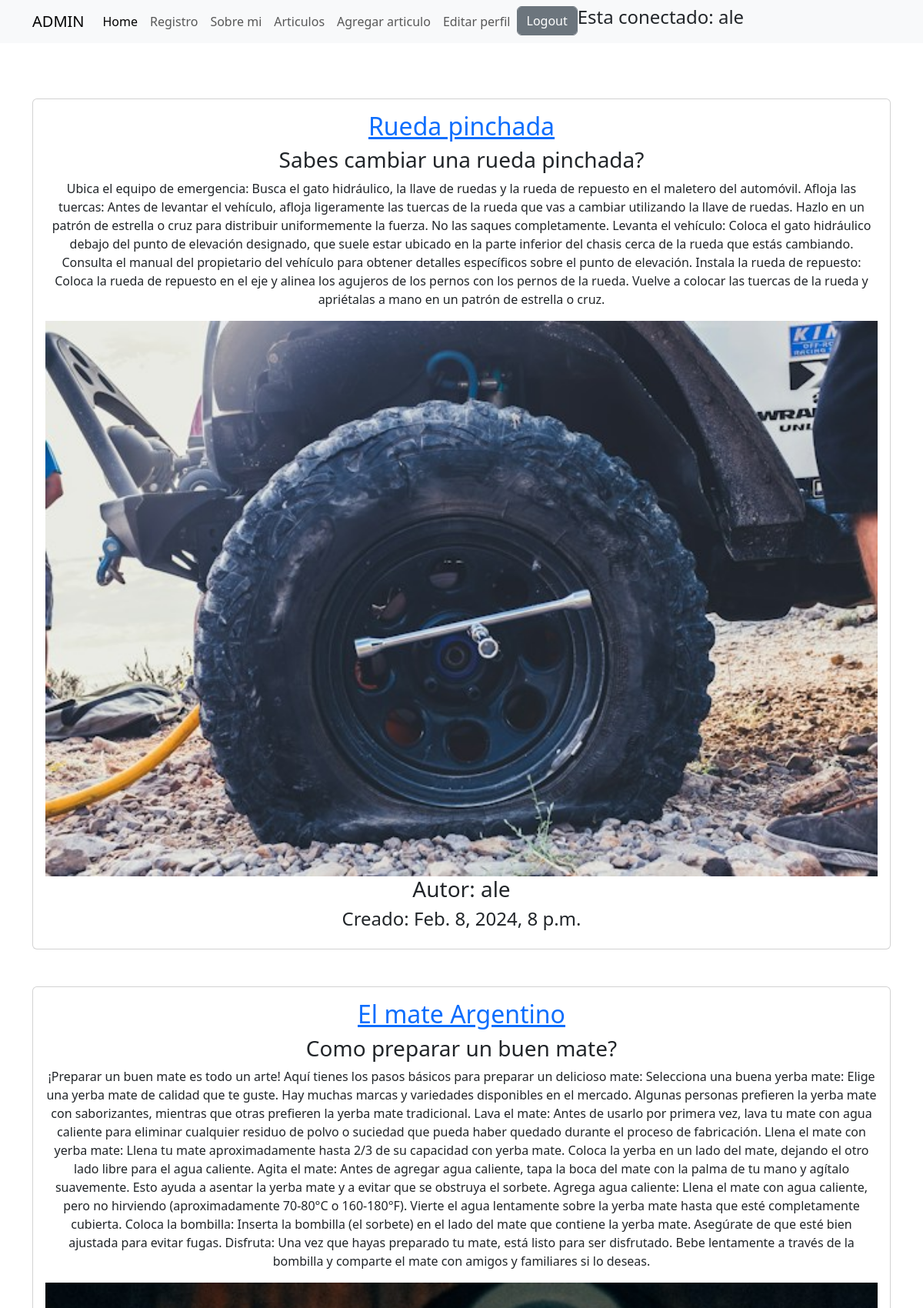
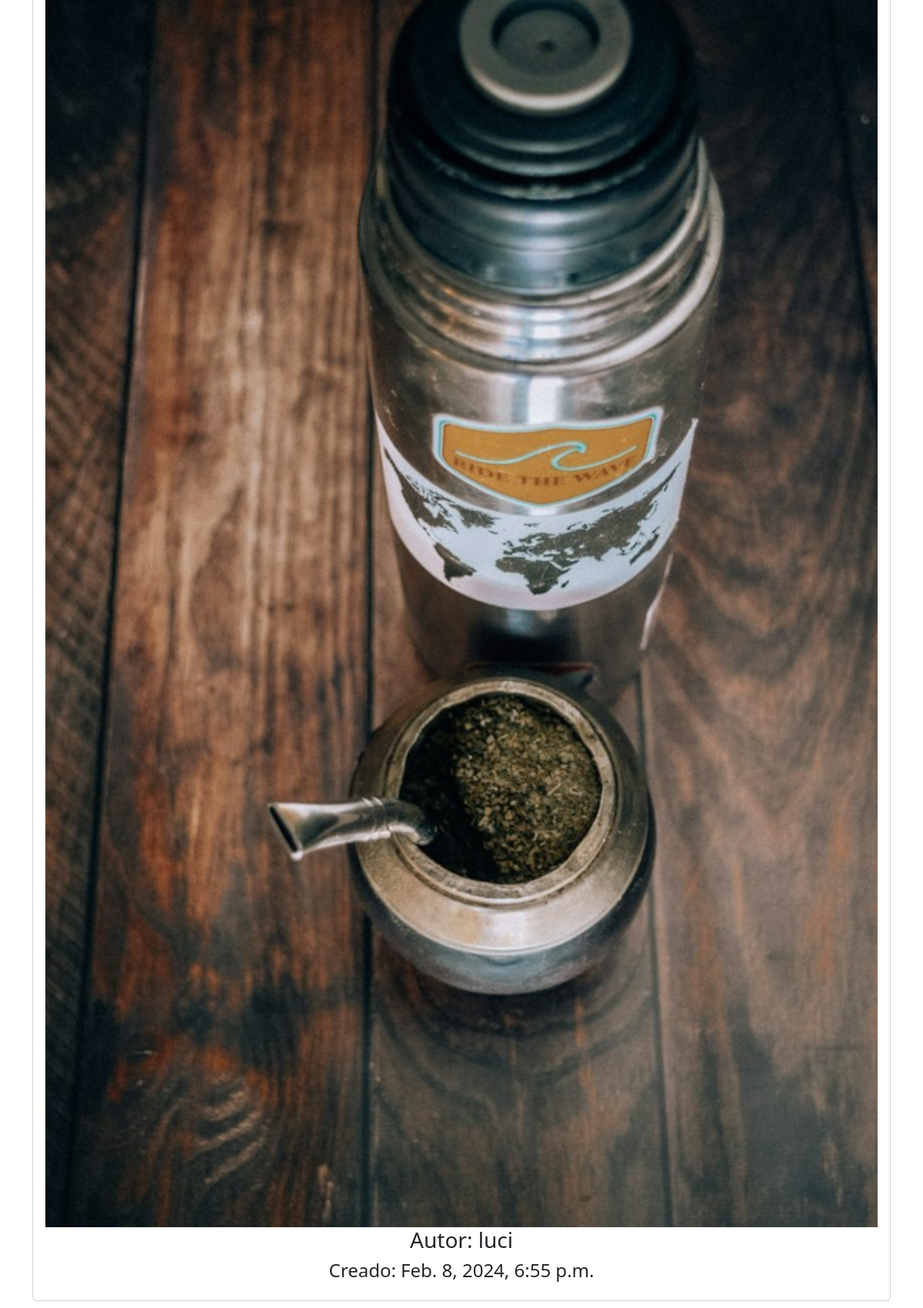
The page /todosArticulos/ (signed in, upper part) on the database its author committed (2 pictures, top to bottom).
### AlexBlog/models.py (models this page shows, shortened)
class Entrada(models.Model):
    titulo = models.CharField(max_length=50)
    subtitulo = models.CharField(max_length=50)
    cuerpo = models.TextField(max_length=1500)
    imagen = models.ImageField('Imagen del articulo.', blank=True, null= True, upload_to= '', max_length= 200, default= 'imagenDefault.jpg')
    autor = models.ForeignKey(User, on_delete=models.CASCADE)
    fecha = models.DateTimeField(auto_now_add=True, editable=False)

### AlexBlog/views.py (the view)
# urls.py: path("todosArticulos/", VerArticulos.as_view(), name="verArticulos"),
class VerArticulos(ListView,LoginRequiredMixin):
    model = Entrada
    template_name = 'todosArticulos.html'
    context_object_name = 'articulos'
    ordering = ['-fecha']

### templates/todosArticulos.html
{% extends 'index.html' %}
{% block content %}
<div class="container">
    {% for elemento in articulos %}
    <section class="row">
        <article class="card card-body text-center my-4">
            <a href="{% url 'articuloDetalle' elemento.pk %}">
                <h2>{{ elemento.titulo }}</h2>
            </a>
            <h3>{{ elemento.subtitulo }}</h3>
            <p>{{ elemento.cuerpo }}</p>
            <img src="{{ elemento.imagen.url }}" alt="imagenArticulo">
            <h3>Autor: {{ elemento.autor}} </h3>
            <h4>Creado: {{ elemento.fecha}}</h4>
        </article>
    </section>
    {% endfor %}
</div>
{% endblock %}

### templates/index.html (shortened to what this page needs)
<!DOCTYPE html>
<html lang="en">
<head>
    <link rel="stylesheet" type="text/css"
        href="https://cdn.jsdelivr.net/npm/bootstrap@5.3.2/dist/css/bootstrap.min.css" />
</head>
<body>
    <header>
        <nav class="navbar navbar-expand-lg bg-body-tertiary">
            <div class="container">
                <a class="navbar-brand" href="/admin/">ADMIN</a>
                <div class="collapse navbar-collapse" id="navbarSupportedContent">
                    <ul class="navbar-nav me-auto mb-2 mb-lg-0">
                        <li class="nav-item">
                            <a class="nav-link active" aria-current="page" href="/">Home</a>
                        </li>
                        <li class="nav-item">
                            <a class="nav-link" href="{% url 'registro' %}">Registro</a>
                        </li>
                        <li class="nav-item">
                            <a class="nav-link" href="{% url 'sobreMi' %}">Sobre mi</a>
                        </li>
                        {% if user.is_authenticated%}
                        <li class="nav-item">
                            <a class="nav-link" href="{% url 'verArticulos' %}">Articulos</a>
                        </li>
                        <li class="nav-item">
                            <a class="nav-link" href="{% url 'agregarArticulos' %}">Agregar articulo</a>
                        </li>
                        <li class="nav-item">
                            <a class="nav-link" href="{% url 'editarUsuario' %}">Editar perfil</a>
                        </li>
                        <li class="nav-item">
                            <form method="post" action="{% url 'logout' %}">
                                <button type="submit" class="form-control btn btn-secondary">Logout</button>
                            </form>
                        </li >
                        {% else %}
                        <li class="nav-item">
                            <a class="nav-link" href="{% url 'login' %}">Login</a>
                        </li>
                        {% endif %}
                        {% if user.is_authenticated %}
                        <h4> Esta conectado: {{user}} </h4>
                        {% endif %}
                    </ul>
                </div>
            </div>
        </nav>
    </header>
    <main class="container py-5">
        {% load static %}
        {% block content %}{% endblock %}
    </main>
</body>
</html>

### templates/index.html (style rules this page uses)
.navbar-nav .nav-link { transition: transform 0.3s ease; }

### rows shown on the page
Entrada: titulo "Rueda pinchada", subtitulo "Sabes cambiar una rueda pinchada?", cuerpo "Ubica el equipo de emergencia: Busca el gato hidráulico, la llave de ruedas y la rueda de repuesto en el maletero del automóvil. Afloja las tuercas: Antes de levantar el vehículo, afloja ligeramente las tuercas de la rueda que vas a cambiar utilizando la llave de ruedas. Hazlo en un patrón de estrella o cruz para distribuir uniformemente la fuerza. No las saques completamente. Levanta el vehículo: Coloca el gato hidráulico debajo del punto de elevación designado, que suele estar ubicado en la parte inferior del chasis cerca de la rueda que estás cambiando. Consulta el manual del propietario del vehículo para obtener detalles específicos sobre el punto de elevación. Instala la rueda de…", imagen (picture), autor "ale", fecha "Feb. 8, 2024, 8 p.m."
Entrada: titulo "El mate Argentino", subtitulo "Como preparar un buen mate?", cuerpo "¡Preparar un buen mate es todo un arte! Aquí tienes los pasos básicos para preparar un delicioso mate: Selecciona una buena yerba mate: Elige una yerba mate de calidad que te guste. Hay muchas marcas y variedades disponibles en el mercado. Algunas personas prefieren la yerba mate con saborizantes, mientras que otras prefieren la yerba mate tradicional. Lava el mate: Antes de usarlo por primera vez, lava tu mate con agua caliente para eliminar cualquier residuo de polvo o suciedad que pueda haber quedado durante el proceso de fabricación. Llena el mate con yerba mate: Llena tu mate aproximadamente hasta 2/3 de su capacidad con yerba mate. Coloca la yerba en un lado del mate, dejando el otro…", imagen (picture), autor "luci", fecha "Feb. 8, 2024, 6:55 p.m."

### other values the page prints
{{ user }} "ale"
